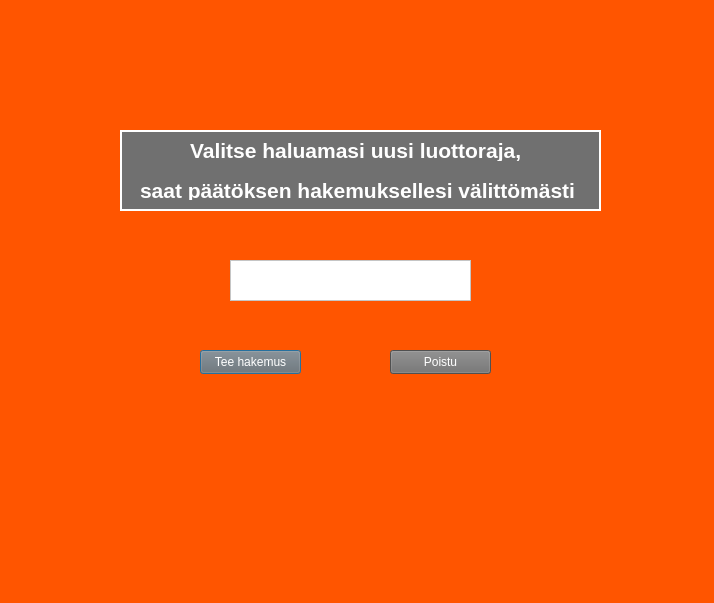
<?xml version="1.0" encoding="UTF-8"?>
<ui version="4.0">
 <class>luottoraja</class>
 <widget class="QDialog" name="luottoraja">
  <property name="geometry">
   <rect>
    <x>0</x>
    <y>0</y>
    <width>714</width>
    <height>603</height>
   </rect>
  </property>
  <property name="windowTitle">
   <string>Dialog</string>
  </property>
  <property name="styleSheet">
   <string notr="true">background-color: rgb(255, 85, 0);</string>
  </property>
  <widget class="QFrame" name="frame">
   <property name="geometry">
    <rect>
     <x>120</x>
     <y>130</y>
     <width>481</width>
     <height>81</height>
    </rect>
   </property>
   <property name="styleSheet">
    <string notr="true">background-color: rgb(112, 112, 112);
color: rgb(255, 255, 255);</string>
   </property>
   <property name="frameShape">
    <enum>QFrame::WinPanel</enum>
   </property>
   <property name="frameShadow">
    <enum>QFrame::Plain</enum>
   </property>
   <widget class="QLabel" name="label">
    <property name="geometry">
     <rect>
      <x>70</x>
      <y>10</y>
      <width>341</width>
      <height>21</height>
     </rect>
    </property>
    <property name="font">
     <font>
      <family>Arial</family>
      <pointsize>16</pointsize>
      <bold>true</bold>
     </font>
    </property>
    <property name="text">
     <string>Valitse haluamasi uusi luottoraja, </string>
    </property>
   </widget>
   <widget class="QLabel" name="label_2">
    <property name="geometry">
     <rect>
      <x>20</x>
      <y>50</y>
      <width>451</width>
      <height>20</height>
     </rect>
    </property>
    <property name="font">
     <font>
      <family>Arial</family>
      <pointsize>16</pointsize>
      <bold>true</bold>
     </font>
    </property>
    <property name="text">
     <string>saat päätöksen hakemuksellesi välittömästi</string>
    </property>
   </widget>
  </widget>
  <widget class="QPushButton" name="luottoHae">
   <property name="geometry">
    <rect>
     <x>200</x>
     <y>350</y>
     <width>101</width>
     <height>24</height>
    </rect>
   </property>
   <property name="styleSheet">
    <string notr="true">background-color: rgb(112, 112, 112);
color: rgb(255, 255, 255);</string>
   </property>
   <property name="text">
    <string>Tee hakemus</string>
   </property>
  </widget>
  <widget class="QPushButton" name="luottoPoistu">
   <property name="geometry">
    <rect>
     <x>390</x>
     <y>350</y>
     <width>101</width>
     <height>24</height>
    </rect>
   </property>
   <property name="styleSheet">
    <string notr="true">background-color: rgb(112, 112, 112);
color: rgb(255, 255, 255);</string>
   </property>
   <property name="text">
    <string>Poistu</string>
   </property>
  </widget>
  <widget class="QTextEdit" name="textEdit">
   <property name="geometry">
    <rect>
     <x>230</x>
     <y>260</y>
     <width>241</width>
     <height>41</height>
    </rect>
   </property>
   <property name="font">
    <font>
     <family>Arial</family>
     <pointsize>16</pointsize>
     <bold>true</bold>
    </font>
   </property>
   <property name="styleSheet">
    <string notr="true">background-color: rgb(255, 255, 255);</string>
   </property>
  </widget>
 </widget>
 <resources/>
 <connections/>
</ui>
